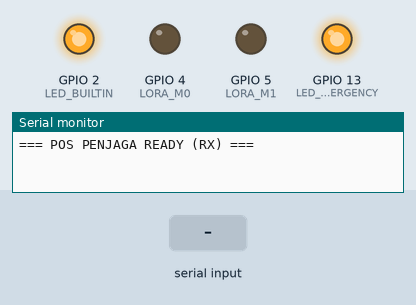
This sketch was run on a simulated ESP32. Shown: output pins drawn as LEDs (lit = HIGH), the last lines printed to the serial monitor. Dashed ring = blinking. The inputs (shaded band) are chosen by the test bench. Nothing arrives over Bluetooth unless stated.

Above: at 3.4 s.
3.5 s: "ACK\n" received over the second serial link
At 4.8 s:
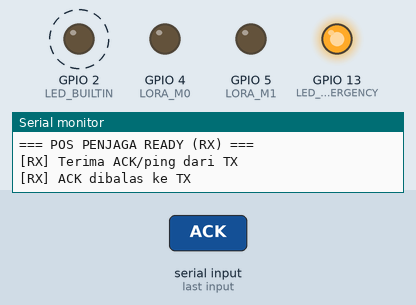
7.5 s: "ACK\n" received over the second serial link
At 11.9 s:
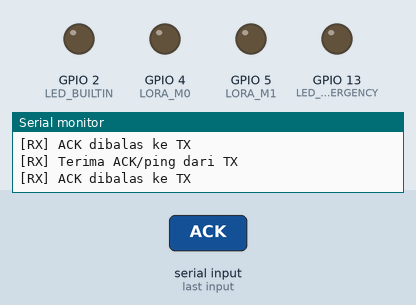
Timing chart, 0 to 13.0 s (numbered marks = the images above; inputs shaded):
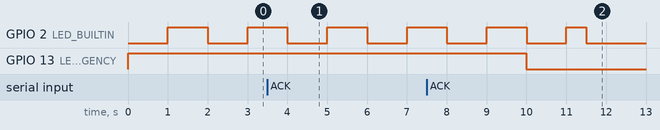

The sketch:

tes2.ino
```cpp
#include <Arduino.h>
#include <BluetoothSerial.h>

#define LORA_RX 16
#define LORA_TX 17
#define LORA_BAUD 9600
#define LORA_M0 4
#define LORA_M1 5
#define LED_BUILTIN 2
#define LED_EMERGENCY 13

HardwareSerial loraSerial(2);
BluetoothSerial BTSerial;

uint32_t lastAckSend = 0;
uint32_t lastAckRecv = 0;
uint32_t lastEmergency = 0;

void sendAck() {
  loraSerial.print("ACK\n");
  Serial.println("[RX] ACK dibalas ke TX");
  //BTSerial.println("{\"ack\":true}");
  lastAckSend = millis();
}

void updateLED() {
  static uint32_t lastToggle = 0;
  static bool ledState = false;

  if (millis() - lastAckRecv < 4000) {
    if (millis() - lastToggle >= 1000) {
      ledState = !ledState;
      digitalWrite(LED_BUILTIN, ledState);
      lastToggle = millis();
    }
  } else {
    digitalWrite(LED_BUILTIN, LOW);
  }

  if (millis() - lastEmergency < 10000) {
    digitalWrite(LED_EMERGENCY, HIGH);
  } else {
    digitalWrite(LED_EMERGENCY, LOW);
  }
}

// **//void sendJSON(float lat, float lon, float tempL, float tempT, const char *timeStr, bool emergency) {
//   // Kirim JSON ke Bluetooth
//   BTSerial.printf("{");
//   BTSerial.printf("\"lat\":%.6f,", lat);
//   BTSerial.printf("\"lon\":%.6f,", lon);
//   BTSerial.printf("\"temp_lingkungan\":%.2f,", tempL);
//   BTSerial.printf("\"temp_tubuh\":%.2f,", tempT);
//   BTSerial.printf("\"time\":\"%s\",", timeStr);
//   BTSerial.printf("\"emergency\":%s", emergency ? "true" : "false");
//   BTSerial.println("}");
// }//**
void sendJSON(float lat, float lon, float tempL, float tempT, const char *timeStr, bool emergency) {
  // Satu printf JSON lengkap
  BTSerial.printf(
    "{\"lat\":%.6f,\"lon\":%.6f,\"temp_lingkungan\":%.2f,"
    "\"temp_tubuh\":%.2f,\"time\":\"%s\",\"emergency\":%s}\n",
    lat, lon, tempL, tempT, timeStr, emergency ? "true" : "false"
  );
}

void handlePacket(const String &packet) {
  Serial.printf("Paket: %s\n", packet.c_str());

  float lat, lon, tempLingkungan, tempTubuh;
  char timeStr[30];
  char status[15] = "";
  bool emergencyFlag = false;

  int parsed = sscanf(packet.c_str(), "%f,%f,%f,%f,%29[^,\n],%14s",
                      &lat, &lon, &tempLingkungan, &tempTubuh, timeStr, status);

  if (parsed >= 5) {
    if (parsed == 6 && String(status) == "EMERGENCY") {
      emergencyFlag = true;
      Serial.println("!!! SINYAL DARURAT DITERIMA !!!");
      lastEmergency = millis();
    }

    // Debug ke Serial Monitor
    Serial.printf("Latitude: %.6f | Longitude: %.6f\n", lat, lon);
    Serial.printf("Suhu Lingkungan: %.2f °C | Suhu Tubuh: %.2f °C\n", tempLingkungan, tempTubuh);
    Serial.printf("Waktu: %s | Emergency: %d\n", timeStr, emergencyFlag);
    Serial.println("----------------------------");

    // Kirim data JSON ke Bluetooth
    sendJSON(lat, lon, tempLingkungan, tempTubuh, timeStr, emergencyFlag);

  } else {
    Serial.println("! Format tidak valid");
    //BTSerial.println("{\"error\":\"invalid_format\"}");
  }
}

void setup() {
  Serial.begin(115200);
  BTSerial.begin("ESP32-RX");  // Nama Bluetooth untuk pairing di HP

  pinMode(LORA_M0, OUTPUT);
  pinMode(LORA_M1, OUTPUT);
  digitalWrite(LORA_M0, LOW);
  digitalWrite(LORA_M1, LOW);

  pinMode(LED_BUILTIN, OUTPUT);
  pinMode(LED_EMERGENCY, OUTPUT);

  loraSerial.begin(LORA_BAUD, SERIAL_8N1, LORA_RX, LORA_TX);

  Serial.println("=== POS PENJAGA READY (RX) ===");
  //BTSerial.println("{\"status\":\"ready\"}");
}

void loop() {
  static String buf;

  while (loraSerial.available()) {
    char c = loraSerial.read();
    if (c == '\n') {
      if (buf.length()) {
        if (buf == "ACK") {
          Serial.println("[RX] Terima ACK/ping dari TX");
          //BTSerial.println("{\"ack_received\":true}");
          lastAckRecv = millis();
          sendAck();
        } else {
          handlePacket(buf);
        }
        buf = "";
      }
    } else if (c != '\r') {
      buf += c;
      if (buf.length() > 150) buf = "";
    }
  }

  updateLED();
}
```
